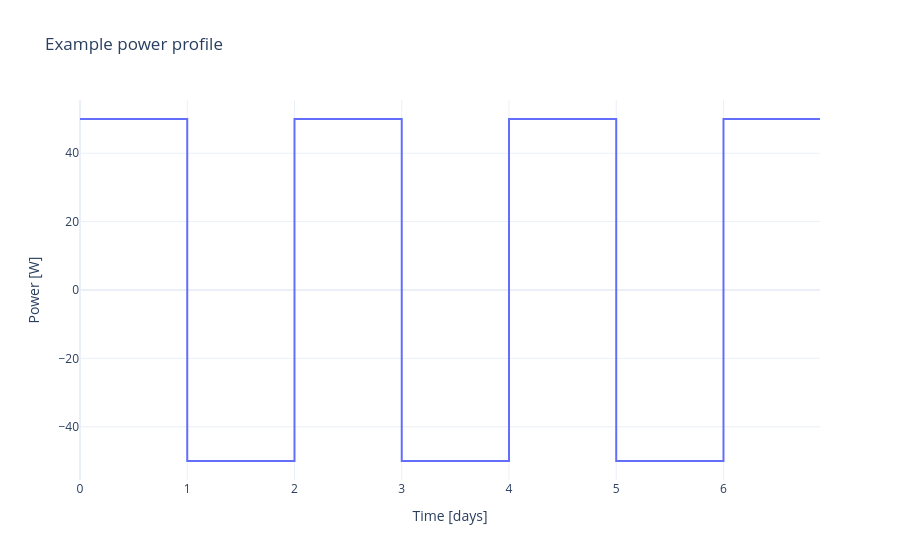

Notebook code cell kept with this figure:
### Markdown cell above
Nun kann das erzeugte Leistungsprofil visualisiert werden. Dadurch wird sichtbar, wie sich die Last bzw. Ladeanforderung zeitlich ändert.

### Code cell
# Define power_profile_time_d_1 and power_profile_w_1 with generate_power_profile1()
# and call plot_power_profile() with these variables
power_profile_time_d_1, power_profile_w_1 = generate_power_profile1(
    duration_d=7,
    time_step_d=0.1,
    power_level_w=50,
    switch_interval_d=1,
)
plot_power_profile(power_profile_time_d_1, power_profile_w_1)

### Figure 1 — Plotly figure (JSON) as saved in the notebook; plotly's stock layout.template omitted (floating-point values rounded to 4 significant figures)
{"data": [{"line": {"shape": "hv", "width": 2}, "mode": "lines", "name": "Power [W]", "type": "scatter", "x": [0.0, 0.1, 0.2, 0.3, 0.4, 0.5, 0.6, 0.7, 0.8, 0.9, 1.0, 1.1, 1.2, 1.3, 1.4, 1.5, 1.6, 1.7, 1.8, 1.9, 2.0, 2.1, 2.2, 2.3, 2.4, 2.5, 2.6, 2.7, 2.8, 2.9, 3.0, 3.1, 3.2, 3.3, 3.4, 3.5, 3.6, 3.7, 3.8, 3.9, 4.0, 4.1, 4.2, 4.3, 4.4, 4.5, 4.6, 4.7, 4.8, 4.9, 5.0, 5.1, 5.2, 5.3, 5.4, 5.5, 5.6, 5.7, 5.8, 5.9, 6.0, 6.1, 6.2, 6.3, 6.4, 6.5, 6.6, 6.7, 6.8, 6.9], "y": [50, 50, 50, 50, 50, 50, 50, 50, 50, 50, -50, -50, -50, -50, -50, -50, -50, -50, -50, -50, 50, 50, 50, 50, 50, 50, 50, 50, 50, 50, -50, -50, -50, -50, -50, -50, -50, -50, -50, -50, 50, 50, 50, 50, 50, 50, 50, 50, 50, 50, -50, -50, -50, -50, -50, -50, -50, -50, -50, -50, 50, 50, 50, 50, 50, 50, 50, 50, 50, 50]}], "layout": {"hovermode": "x unified", "title": {"text": "Example power profile"}, "xaxis": {"title": {"text": "Time [days]"}}, "yaxis": {"title": {"text": "Power [W]"}}}}
